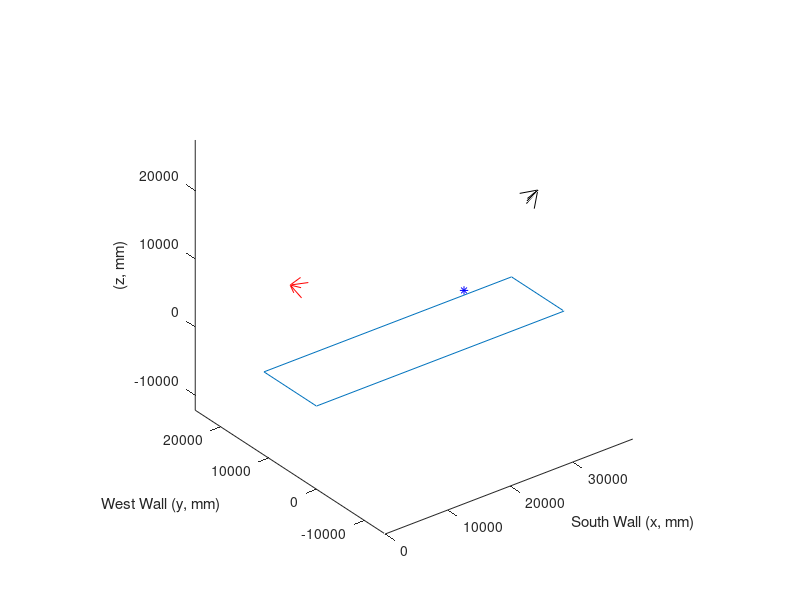
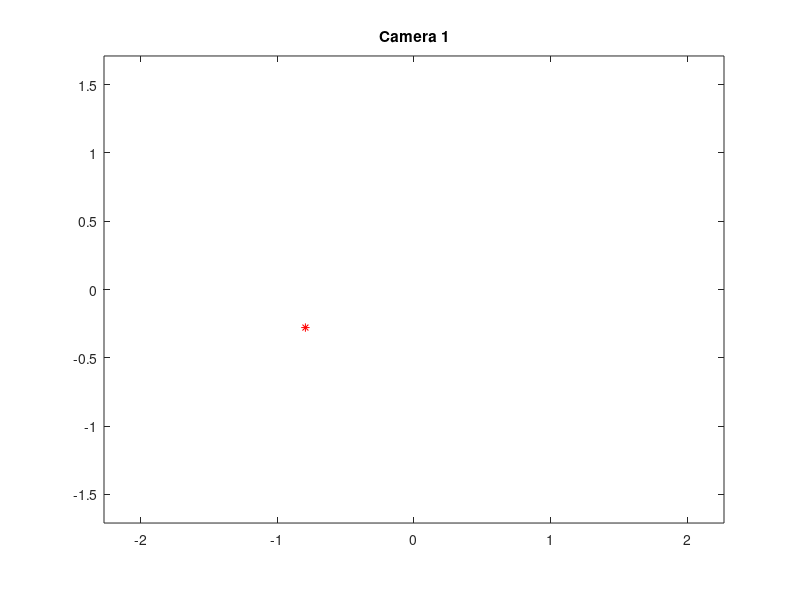
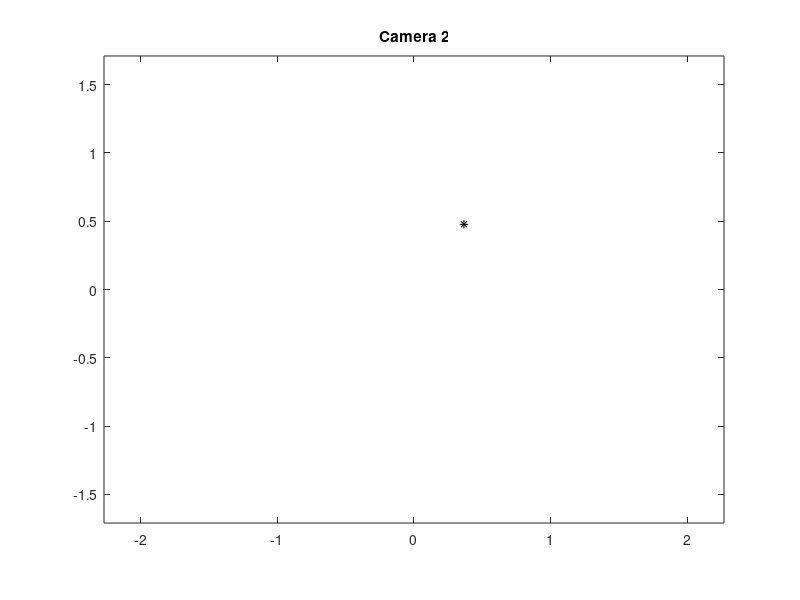

Recreate these plots in MATLAB, in order. (Note: this script raises an error after producing the figures.)
%Camera Calibration Experiments:
% Jeremy Bredfeldt - Morgridge Institutes for Research
% Sept 2013

%Trying to derive the camera calibration matrices from first principles
%If we know the pose of the camera, then what are the camera matrices?
%With this, we can ROM check the calibrations generated by the calibration routines

%Then can we use these matrices to triangulate points properly in 3D, based on 2 camera poses?

%Place the origin in the south, west, floor level corner of the atrium
%Positive x = points east
%Positive y = points north
%Positive z = up
%Rotations: Cameras start pointing in positive z direction, and rotated from there
% Bottom of camera is pointing in neg y direction
% Use right hand rule for direction of rotation

%Atrium dimensions
%39624 mm in x direction
ax = 39624;
%10947 mm in y direction
ay = 10947;
%15240 mm in z direction
az = 15240;

%Camera sensor and lens
%Focal length = 4.2 mm
fx = 4.2;
fy = fx;
%Sensor = 4.54 mm X 3.42 mm
sx = 4.54/2;
sy = 3.42/2;
%Image size = 1280 X 720 pixels
ix = 1280;
iy = 720;

%These are in the world's reference frame, to actually get camera matrices, these must be inverted.
%--Translation--
%Camera 1 (west side)
Cx1 = 0;
Cy1 = ay/2; %centered in y dim
Cz1 = az;
C1 = [Cx1; Cy1; Cz1];

%Camera 2 (east side)
Cx2 = ax;
Cy2 = ay/2;
Cz2 = az;
C2 = [Cx2; Cy2; Cz2];

%--Rotation--
%Camera 1
thx1 = 0;
thy1 = pi/1.5; %point 45 deg down
thz1 = 0;
Rcx1 = [1 0 0; 0 cos(thx1) -sin(thx1); 0 sin(thx1) cos(thx1)];
Rcy1 = [cos(thy1) 0 sin(thy1); 0 1 0; -sin(thy1) 0 cos(thy1)];
Rcz1 = [cos(thz1) -sin(thz1) 0; sin(thz1) cos(thz1) 0; 0 0 1];
Rc1 = Rcx1*Rcy1*Rcz1;

%Camera 2
thx2 = 0;
thy2 = -pi/1.5; %point 45 deg down
thz2 = pi;
Rcx2 = [1 0 0; 0 cos(thx2) -sin(thx2); 0 sin(thx2) cos(thx2)];
Rcy2 = [cos(thy2) 0 sin(thy2); 0 1 0; -sin(thy2) 0 cos(thy2)];
Rcz2 = [cos(thz2) -sin(thz2) 0; sin(thz2) cos(thz2) 0; 0 0 1];
Rc2 = Rcx2*Rcy2*Rcz2;

%Get the actual camera matrices (inverse of the previously written matrices):
R1 = Rc1';
R2 = Rc2';
t1 = -R1*C1; %origin in cam 1 ref frame
t2 = -R2*C2; %origin in cam 2 ref frame

%--Extrinsic--
E1 = [R1 t1];
E2 = [R2 t2];

%--Intrinsic--
%Assume no skew or translation, and fx and fy are same
%Assume both cameras are the same
K = [fx 0 0; 0 fy 0; 0 0 1];

%--Final Matrices--
P1 = K*E1;
P2 = K*E2;

%--Tests--

%3D point, middle of the atrium floor:
x1 = [ax/1.5; ay/3; 6000; 1];
%x1 = [C2; 1];

%Project these points onto the camera image planes
y11 = P1*x1;
y12 = P2*x1;

c1x = y11(1)/y11(3)
c1y = y11(2)/y11(3)
c2x = y12(1)/y12(3)
c2y = y12(2)/y12(3)

%Draw the spots on the images
figure(2); clf;
plot(c1x,c1y,'r*');
axis equal;
xlim([-sx sx]);
ylim([-sy sy]);
title('Camera 1');
figure(3); clf;
plot(c2x,c2y,'k*');
axis equal;
xlim([-sx sx]);
ylim([-sy sy]);
title('Camera 2');

%Create plots of the results
figure(1);
clf;
%draw atrium floor
plot3([0 ax ax 0 0],[0 0 ay ay 0],[0 0 0 0 0]);
hold on;
%draw camera centers
%plot3(C1(1),C1(2),C1(3),'r*');
%plot3(C2(1),C2(2),C2(3),'k*');
%draw camera directions
zd = 2000;
d = [0; 0; zd; 1];
D1 = [Rc1 C1]*d;
D2 = [Rc2 C2]*d;
plot3([C1(1) D1(1)],[C1(2) D1(2)],[C1(3) D1(3)],'r');
plot3([C2(1) D2(1)],[C2(2) D2(2)],[C2(3) D2(3)],'k');

%draw camera frustrum
%create rays in camera frame, then transform to world frame
%4 rays
f1 = [sx*zd/fx; sy*zd/fy; zd; 1];
f2 = [-sx*zd/fx; sy*zd/fy; zd; 1];
f3 = [-sx*zd/fx; -sy*zd/fy; zd; 1];
f4 = [sx*zd/fx; -sy*zd/fy; zd; 1];
%rays for first camera
F11 = [Rc1 C1]*f1;
F12 = [Rc1 C1]*f2;
F13 = [Rc1 C1]*f3;
F14 = [Rc1 C1]*f4;
plot3([C1(1) F11(1)],[C1(2) F11(2)],[C1(3) F11(3)],'r');
plot3([C1(1) F12(1)],[C1(2) F12(2)],[C1(3) F12(3)],'r');
plot3([C1(1) F13(1)],[C1(2) F13(2)],[C1(3) F13(3)],'r');
plot3([C1(1) F14(1)],[C1(2) F14(2)],[C1(3) F14(3)],'r');

%rays for second camera
F21 = [Rc2 C2]*f1;
F22 = [Rc2 C2]*f2;
F23 = [Rc2 C2]*f3;
F24 = [Rc2 C2]*f4;
plot3([C2(1) F21(1)],[C2(2) F21(2)],[C2(3) F21(3)],'k');
plot3([C2(1) F22(1)],[C2(2) F22(2)],[C2(3) F22(3)],'k');
plot3([C2(1) F23(1)],[C2(2) F23(2)],[C2(3) F23(3)],'k');
plot3([C2(1) F24(1)],[C2(2) F24(2)],[C2(3) F24(3)],'k');

%draw test point
plot3(x1(1),x1(2),x1(3),'b*');
%draw projection result

xlabel('South Wall (x, mm)');
ylabel('West Wall (y, mm)');
zlabel('(z, mm)');
axis equal;

na = 0.01;
%now triangulate to find the 3d location again, using the camera matrices
M = triangulateJYB(P1,[c1x+na*randn c1y+na*randn],P2,[c2x+na*randn c2y+na*randn]);
plot3(M(1),M(2),M(3),'ro');
